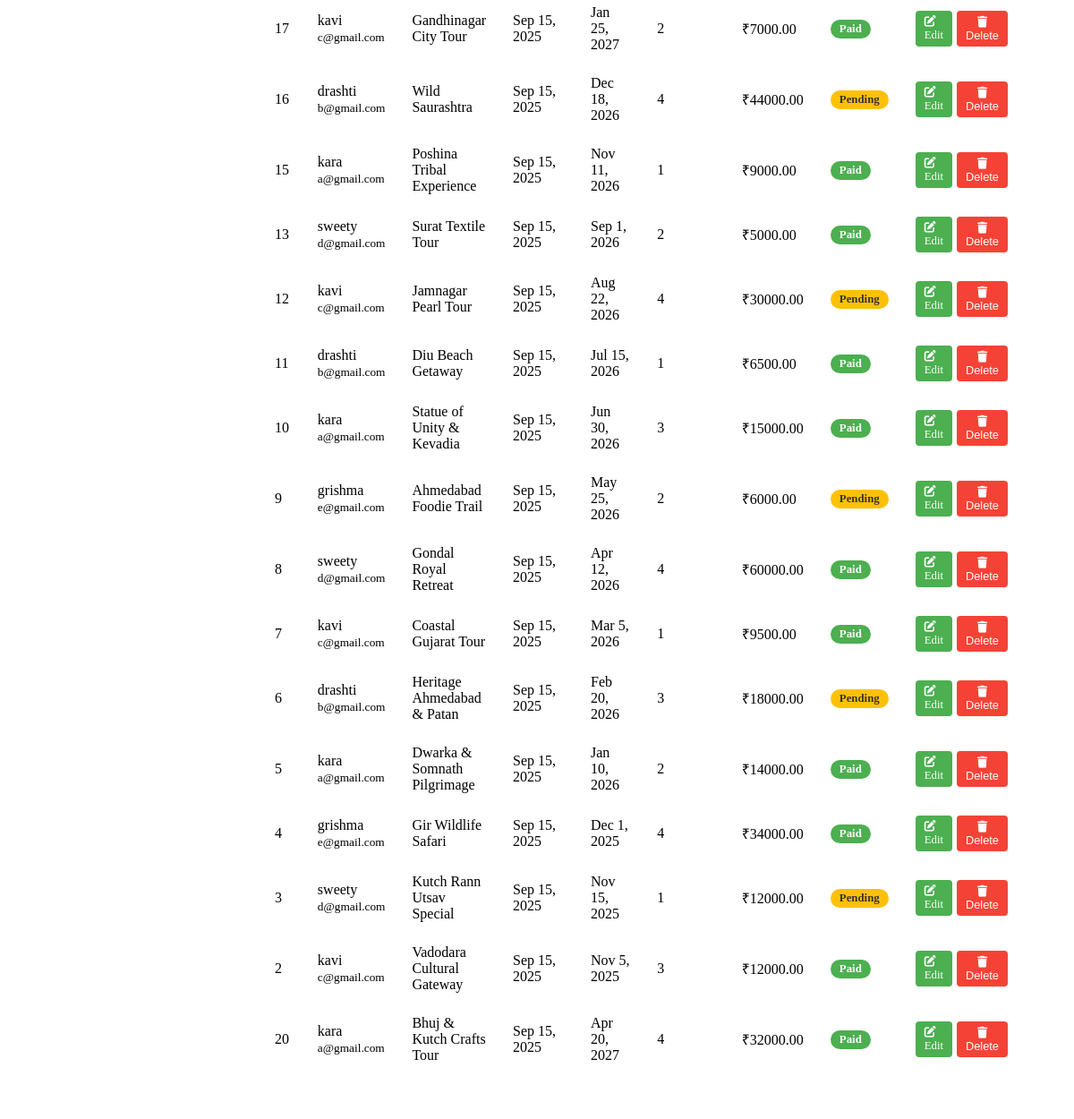
Page /admin/manage_bookings.php (lower part) on the earlier database version.
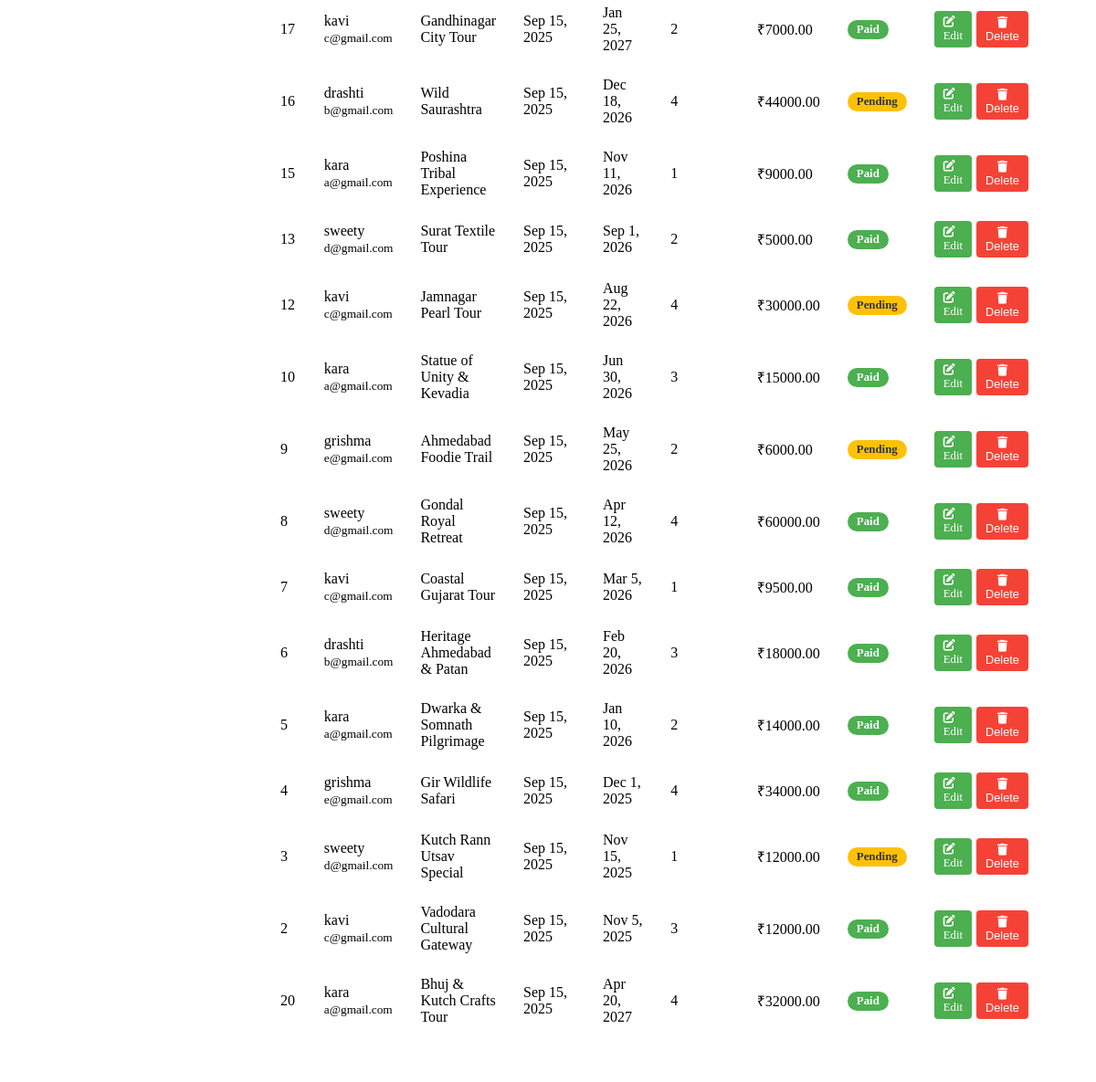
Same page on the later database version.
### tables this page shows
CREATE TABLE `bookings` (
  `booking_id` int(11) NOT NULL,
  `user_id` int(11) DEFAULT NULL,
  `package_id` int(11) DEFAULT NULL,
  `booking_date` timestamp NOT NULL DEFAULT current_timestamp(),
  `travel_date` date NOT NULL,
  `number_of_travelers` int(11) NOT NULL,
  `total_amount` decimal(10,2) NOT NULL,
  `payment_status` enum('pending','paid','cancelled') DEFAULT 'pending'
);

CREATE TABLE `users` (
  `user_id` int(11) NOT NULL,
  `username` varchar(255) NOT NULL,
  `email` varchar(255) NOT NULL,
  `password` varchar(255) NOT NULL,
  `created_at` timestamp NOT NULL DEFAULT current_timestamp(),
  `is_admin` tinyint(1) NOT NULL DEFAULT 0
);

CREATE TABLE `packages` (
  `package_id` int(11) NOT NULL,
  `name` varchar(255) NOT NULL,
  `description` text DEFAULT NULL,
  `price` decimal(10,2) NOT NULL,
  `duration_days` int(11) DEFAULT NULL,
  `inclusions` text DEFAULT NULL,
  `city_id` int(11) DEFAULT NULL,
  `image_url` varchar(255) DEFAULT NULL
);

### admin/manage_bookings.php (the view, shortened to what this page needs)
<?php
include('../includes/db_connect.php');
$bookings = array();
$sql = "SELECT b.*, u.username, u.email, p.name as package_name
        FROM bookings b
        JOIN users u ON b.user_id = u.user_id
        JOIN packages p ON b.package_id = p.package_id
        ORDER BY b.booking_date DESC";
$result = mysqli_query($conn, $sql);
if ($result) {
    while ($row = mysqli_fetch_assoc($result)) {
        $bookings[] = $row;
    }
}
?>
<!DOCTYPE html>
<html lang="en">
<head>
    <link rel="stylesheet" href="https://cdnjs.cloudflare.com/ajax/libs/font-awesome/6.0.0-beta3/css/all.min.css">
</head>
<body>
    <?php include 'admin_header.php'; ?>
    <div class="admin-container">
        <?php include 'admin_sidebar.php'; ?>
        <div class="admin-content">
            <div class="glass" style="padding: 20px;">
                <table>
                    <tbody>
                        <?php foreach ($bookings as $booking): ?>
                        <tr>
                            <td><?php echo $booking['booking_id']; ?></td>
                            <td><?php echo $booking['username']; ?><br><small><?php echo $booking['email']; ?></small></td>
                            <td><?php echo $booking['package_name']; ?></td>
                            <td><?php echo date('M j, Y', strtotime($booking['booking_date'])); ?></td>
                            <td><?php echo date('M j, Y', strtotime($booking['travel_date'])); ?></td>
                            <td><?php echo $booking['number_of_travelers']; ?></td>
                            <td>₹<?php echo $booking['total_amount']; ?></td>
                            <td>
                                <span class="status-badge status-<?php echo $booking['payment_status']; ?>">
                                    <?php echo ucfirst($booking['payment_status']); ?>
                                </span>
                            </td>
                            <td>
                                <div class="action-btns">
                                    <a href="#" class="edit-btn" onclick="openEditModal('<?php echo $booking['booking_id']; ?>', '<?php echo $booking['user_id']; ?>', '<?php echo $booking['package_id']; ?>', '<?php echo $booking['travel_date']; ?>', '<?php echo $booking['number_of_travelers']; ?>', '<?php echo $booking['total_amount']; ?>', '<?php echo $booking['payment_status']; ?>')"><i class="fas fa-edit"></i> Edit</a>
                                    <form method="POST" action="" style="display:inline;">
                                        <button type="submit" name="delete_booking" class="delete-btn" onclick="return confirm('Are you sure you want to delete this booking?')"><i class="fas fa-trash"></i> Delete</button>
                                    </form>
                                </div>
                            </td>
                        </tr>
                        <?php endforeach; ?>
                    </tbody>
                </table>
            </div>
        </div>
    </div>
</body>
</html>

Differences in the rows shown:
removed bookings: booking_id "11", user.username "drashti", user.email "b@gmail.com", package.name "Diu Beach Getaway", booking_date "Sep 15, 2025", travel_date "Jul 15, 2026", number_of_travelers "1", total_amount "6500.00", payment_status "Paid"
changed bookings "Feb 20, 2026": payment_status "Pending" → "Paid"
